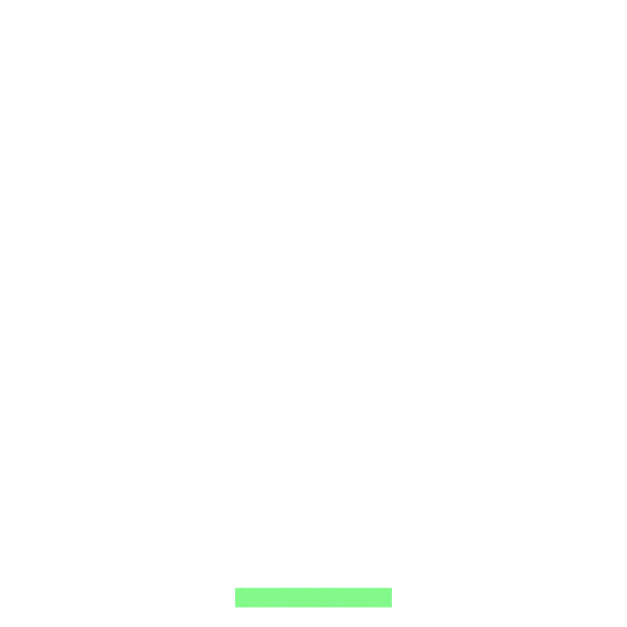
#> input picture controlify/versions/26.3/common/art-source/wheel/active_creative_tab-generated.png, 1254 x 1254 px (shown at 1/2 size)
$ python -i export-wheel-assets.py   (imports and definitions only)
#> lines starting #> are read from the running program, lines starting #| are printed output that depends on the picture; after the words box and inside, x2 and y2 are one past the last pixel; in counts of white or black regions, pixels touching at a corner belong together
#> further down, picture is the input picture: PIL image 1254x1254 RGBA; mean R, G, B, A 1.1, 2.2, 1.2, 2
"""Compile the selected imagegen originals to the exact editable Minecraft pixel grid.

This is an offline asset export, never a runtime shape renderer. Original images
remain unchanged. Run with --check to validate manually edited production PNGs
without overwriting them. Only --export recreates production PNGs from the sources.
"""
import argparse
import hashlib
import json
from pathlib import Path
from PIL import Image, ImageDraw

ART = Path(__file__).resolve().parent
COMMON = ART.parents[1]
TARGET = COMMON / "src/main/resources/assets/salts_inventory_controlify/textures/gui/contextual/wheel"
REPO = next((parent for parent in ART.parents if (parent / "settings.gradle.kts").is_file()), None)
if REPO is not None:
    TARGET = REPO / "artwork/shared-resources/controlify/assets/salts_inventory_controlify/textures/gui/contextual/wheel"
if not TARGET.is_dir() and (COMMON / "wheel").is_dir():
    TARGET = COMMON / "wheel"  # The extracted test ZIP's editable-assets layout.
MANIFEST = ART / "generation-manifest.json"
GRAY = ["101010", "303030", "555555", "858585", "dddddd"]
GOLD = ["9c7d22", "d4af36", "ffe34d", "fff8cc"]
RED = ["422c32", "6b3a3a", "963e3e", "d27777"]
GREEN = ["3c7758", "5db080", "8de7bb"]
WHITE_PRIMITIVES = {"alphabet_anchor", "alphabet_leader"}
TRANSPARENT = {"hovered_card", "hovered_creative_tab", "active_creative_tab", "outer_marker",
               "wheel_ring", "wheel_ring_highlight", "carousel_opening"}


def threshold(image):
    return image.getchannel("A").point(lambda value: 255 if value >= 128 else 0)
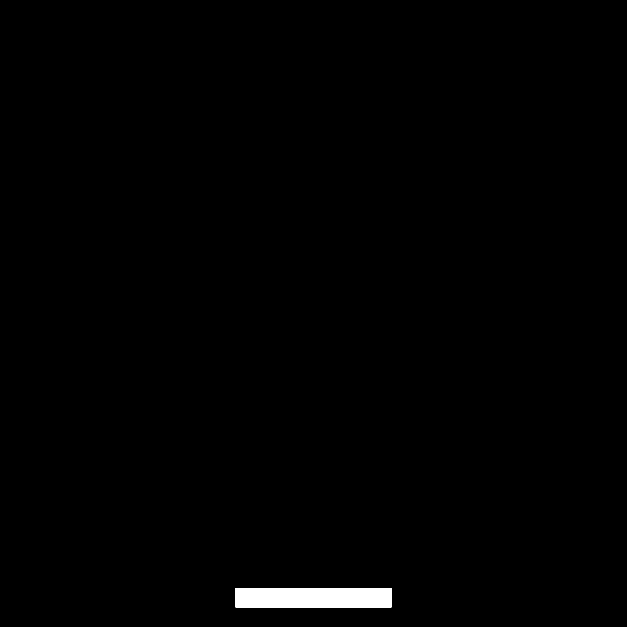
#> returned value: PIL image 1254x1254 L (shown at 1/2 size); 0.78% white; 1 white region, box (x1, y1, x2, y2) and area: (470, 1176, 784, 1215) 12244


def cropped_art(image):
    bounds = threshold(image).getbbox()
#> bounds = (470, 1176, 784, 1215)
    assert bounds is not None, "Generated source has no visible artwork"
    return image.crop(bounds)
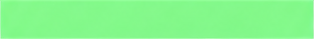
#> returned value: PIL image 314x39 RGBA; mean R, G, B, A 131.5, 248.8, 138.6, 250.3; transparent parts drawn white


# [120 lines left out: functions palette_for, runtime_assets, flatten, label_grid, export, check and 1 more, not called in this run]


# [12 lines not run here, left out]

>>> from PIL import Image
>>> picture = Image.open('active_creative_tab-generated.png')
>>> result = cropped_art(picture)
